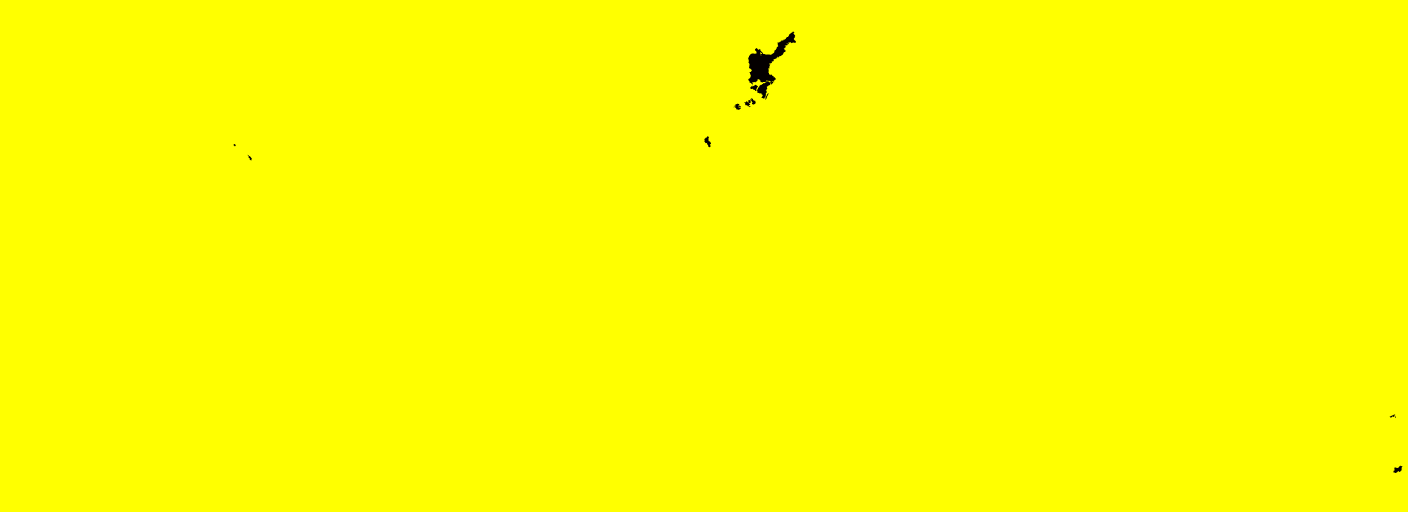
#> input picture demo/scenes/inversed_sdf/python_gen_util/states.png, 5632 x 2048 px (shown at 1/4 size)
$ python states.py
#> lines starting #> are read from the running program, lines starting #| are printed output that depends on the picture; after the words box and inside, x2 and y2 are one past the last pixel; in counts of white or black regions, pixels touching at a corner belong together
import numpy as np
from scipy import ndimage
from PIL import Image
import sys

input_file = sys.argv[1] if len(sys.argv) > 1 else "states.png"
output_file1 = sys.argv[2] if len(sys.argv) > 2 else "state_gradient_border_channel.png"
output_file2 = sys.argv[3] if len(sys.argv) > 3 else "state_gradient_border_channel_inv.png"

print(f"Loading {input_file}...")
img = Image.open(input_file).convert("RGB")
#> img is the input picture: PIL image 5632x2048 RGB; mean R, G, B 254.6, 254.6, 0
region_map = np.array(img)

# 1. Identify Yellow (RGB: 255, 255, 0)
# We create a boolean mask where True means "This is the background"
yellow_mask = (region_map[:,:,0] == 255) & (region_map[:,:,1] == 255) & (region_map[:,:,2] == 0)
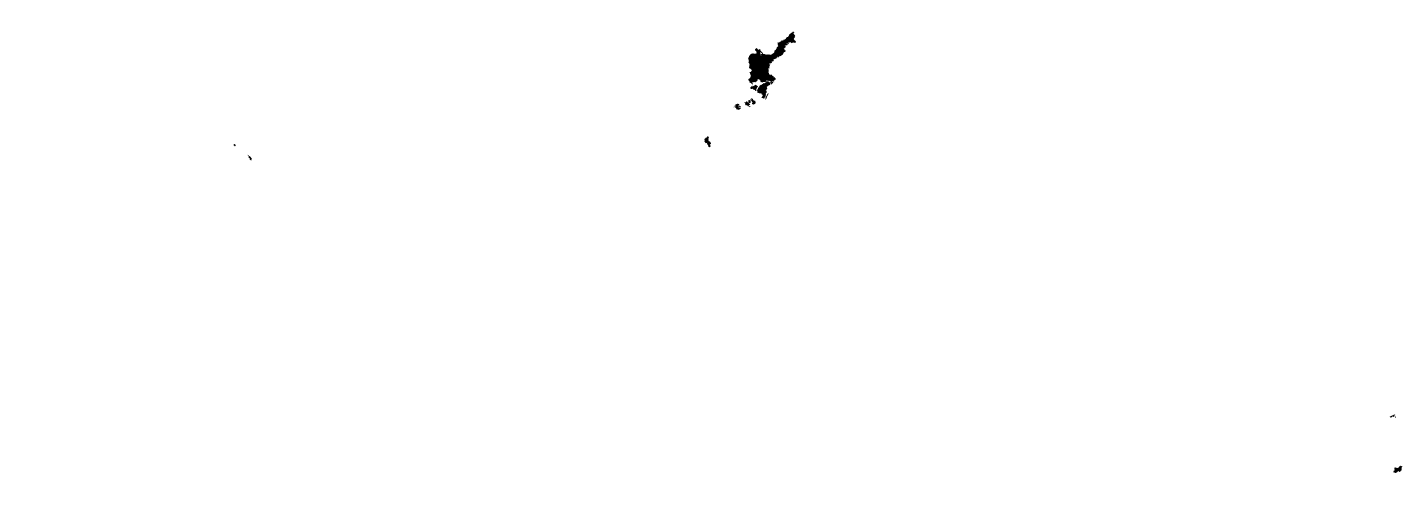
#> yellow_mask: shape (2048, 5632) bool (shown at 1/4 size); 99.8% white; 16 black regions (4 under 20 px), largest, box (x1, y1, x2, y2) and area: (2993, 127, 3184, 395) 15629, (5574, 1863, 5610, 1892) 586, (2817, 545, 2844, 589) 581

# 2. Convert RGB to single index value
region_ids = region_map[:, :, 0].astype(np.uint32) * 65536 + \
             region_map[:, :, 1].astype(np.uint32) * 256 + \
             region_map[:, :, 2].astype(np.uint32)

# 3. FAST BORDER DETECTION (NumPy Vectorized)
print("Finding border pixels (excluding yellow)...")
# Shift the array in 4 directions to find where IDs change
# We compare the ID map to itself shifted by 1 pixel
borders = np.zeros(region_ids.shape, dtype=bool)

# Check vertical and horizontal differences
diff_h = region_ids[:, 1:] != region_ids[:, :-1]
#> diff_h: shape (2048, 5631) bool; 0.01% white in thin lines or dots, all inside (x1, y1, x2, y2) = (933, 127, 5610, 1892)
diff_v = region_ids[1:, :] != region_ids[:-1, :]
#> diff_v: shape (2047, 5632) bool; 0.01% white in thin lines or dots, all inside (x1, y1, x2, y2) = (934, 126, 5610, 1892)

# Apply differences to border mask
borders[:, :-1] |= diff_h
borders[:, 1:]  |= diff_h
#> borders: shape (2048, 5632) bool; 0.03% white in thin lines or dots, all inside (x1, y1, x2, y2) = (933, 127, 5611, 1892)
borders[:-1, :] |= diff_v
#> borders: shape (2048, 5632) bool; 0.03% white in thin lines or dots, all inside (x1, y1, x2, y2) = (933, 126, 5611, 1892)
borders[1:, :]  |= diff_v
#> borders: shape (2048, 5632) bool; 0.04% white in thin lines or dots, all inside (x1, y1, x2, y2) = (933, 126, 5611, 1893)

# 4. EXCLUDE YELLOW FROM DISTANCE FIELD
# We don't want the distance field to calculate inside the yellow areas.
# We set yellow areas to be "True" in the mask so the distance field
# treats them as a wall/boundary, then we will black them out later.
search_mask = ~borders
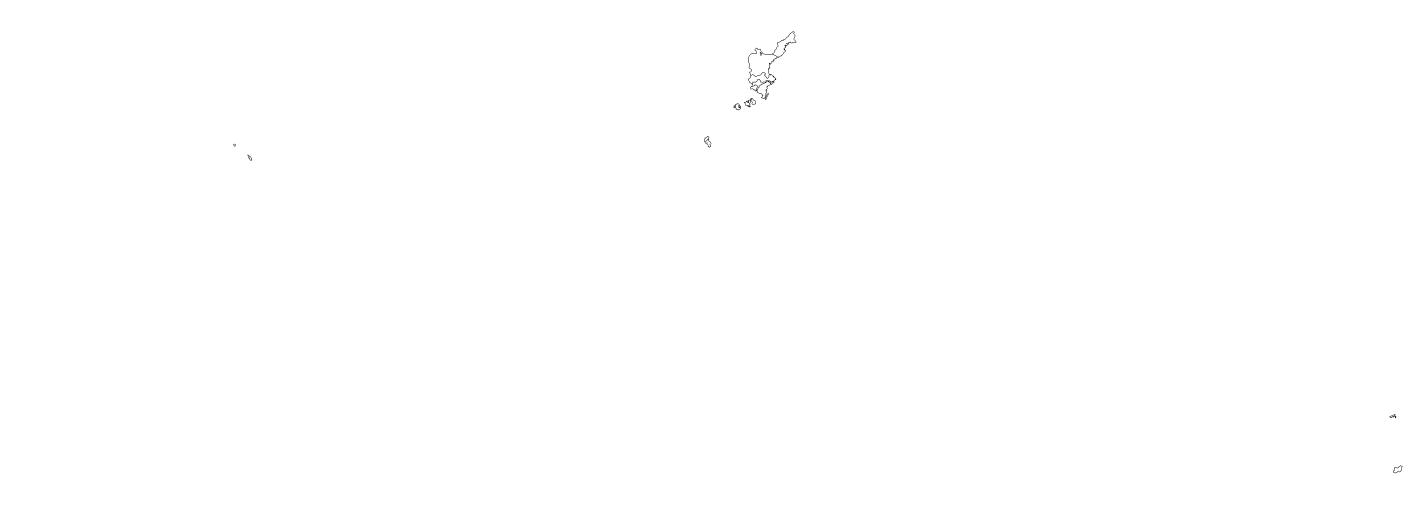
#> search_mask: shape (2048, 5632) bool (shown at 1/4 size); 100% white; black in thin lines or dots, all inside (x1, y1, x2, y2) = (933, 126, 5611, 1893)
search_mask[yellow_mask] = False # Tell the EDT that yellow is "outside"
#> search_mask: shape (2048, 5632) bool; 0.14% white; 20 white regions (6 under 20 px), largest, box (x1, y1, x2, y2) and area: (2994, 193, 3107, 313) 7337, (2994, 290, 3101, 394) 3801, (3091, 128, 3183, 228) 3059

print("Generating distance field...")
distance_field = ndimage.distance_transform_edt(search_mask)
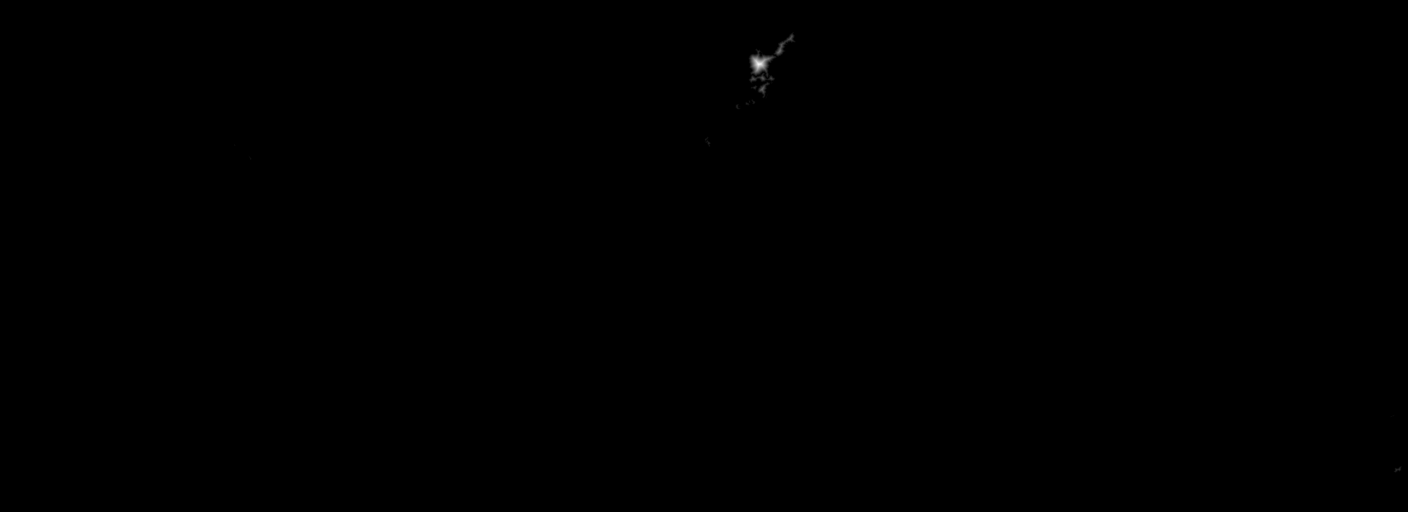
#> distance_field: shape (2048, 5632) float64 (shown at 1/4 size); min 0, max 35.23, mean 0; drawn with min black and max white

# 5. Normalizing
print("Normalizing...")
max_dist = distance_field.max()
#> max_dist = 35.23
if max_dist > 0:
    distance_field = (distance_field / max_dist * 255).astype(np.uint8)
else:
    distance_field = distance_field.astype(np.uint8)

# 6. Apply Yellow Mask to Output
# This ensures the background remains black (0) in the final image
distance_field[yellow_mask] = 0

print(f"Saving to {output_file1} and {output_file2}...")
Image.fromarray(distance_field).save(output_file1)
Image.fromarray(255 - distance_field).save(output_file2)

print("Done!")
